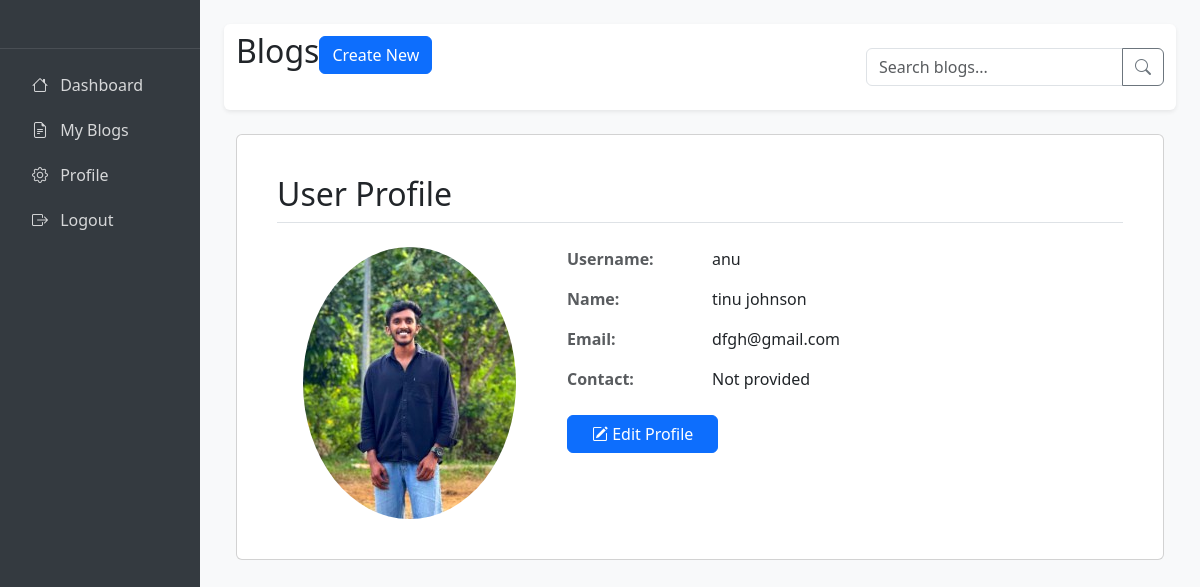
Screenshot of /profile/ (signed in) with the database file from the repository.
### BlogApp/models.py (models this page shows, shortened)
class Userprofile(models.Model):
    username=models.CharField(max_length=200)
    firstname=models.CharField(max_length=200)
    lastname=models.CharField(max_length=200)
    email=models.CharField(max_length=200)
    contact = models.CharField(max_length=20, blank=True, null=True)
    password=models.CharField(max_length=200)
    password1=models.CharField(max_length=200)
    image=models.ImageField(upload_to='blog_media')

### BlogApp/views.py (the view)
# urls.py: path('profile/', views.user_profile, name='user_profile'),
@login_required
def user_profile(request):
    try:
        profile = Userprofile.objects.get(username=request.user.username)
    except Userprofile.DoesNotExist:
        messages.info(request, "Please complete your profile first")
        return redirect('edit_profile')
    return render(request, 'profile.html', {'profile': profile})

### templates/profile.html
 {% extends "home.html" %}
 {% block content %}
    <div class="container">
        <div class="profile-container card p-4 mb-4 bg-white">
            <div class="card-body">
                <h2 class="card-title mb-4 pb-2 border-bottom">User Profile</h2>
                <div class="row">
                    <div class="col-md-4 text-center mb-4 mb-md-0">
                        <div class="d-flex justify-content-center">
                            {% if profile.image %}
                                <img src="{{ profile.image.url }}" alt="Profile Image" class="profile-img rounded-circle">
                            {% else %}
                                <div class="no-image rounded-circle">
                                    <span class="text-muted">No image</span>
                                </div>
                            {% endif %}
                        </div>
                    </div>
                    <div class="col-md-8">
                        <div class="row mb-3">
                            <div class="col-sm-3">
                                <strong class="text-muted">Username:</strong>
                            </div>
                            <div class="col-sm-9">
                                {{ profile.username }}
                            </div>
                        </div>
                        <div class="row mb-3">
                            <div class="col-sm-3">
                                <strong class="text-muted">Name:</strong>
                            </div>
                            <div class="col-sm-9">
                                {{ profile.firstname }} {{ profile.lastname }}
                            </div>
                        </div>
                        <div class="row mb-3">
                            <div class="col-sm-3">
                                <strong class="text-muted">Email:</strong>
                            </div>
                            <div class="col-sm-9">
                                {{ profile.email }}
                            </div>
                        </div>
                        <div class="row mb-3">
                            <div class="col-sm-3">
                                <strong class="text-muted">Contact:</strong>
                            </div>
                            <div class="col-sm-9">
                                {{ profile.contact|default:"Not provided" }}
                            </div>
                        </div>
                        <div class="mt-4">
                            <a href="{% url 'edit_profile' %}" class="btn btn-primary px-4">
                                <i class="bi bi-pencil-square"></i> Edit Profile
                            </a>
                        </div>
                    </div>
                </div>
            </div>
        </div>
    </div>
 {% endblock %}

### templates/home.html (style rules this page uses)
body { background-color: #f8f9fa; }

### rows the page displays
Userprofile: image (picture), username "anu", firstname "tinu", lastname "johnson", email "dfgh@gmail.com", contact "Not provided"
